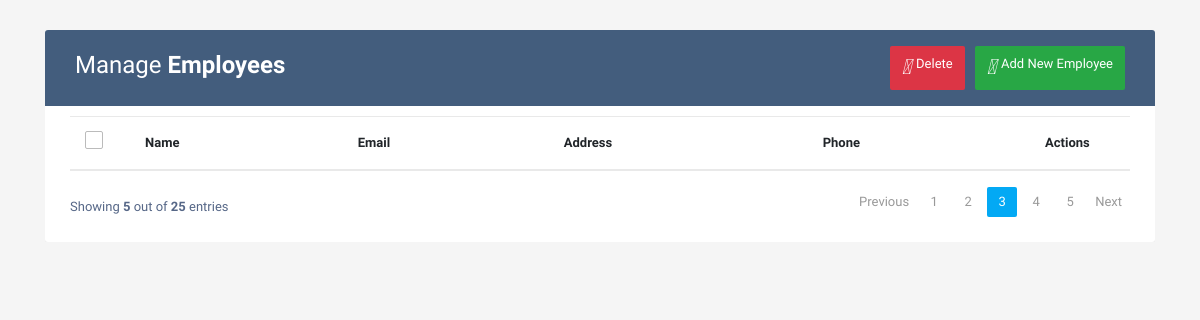
The app's page /, older data.
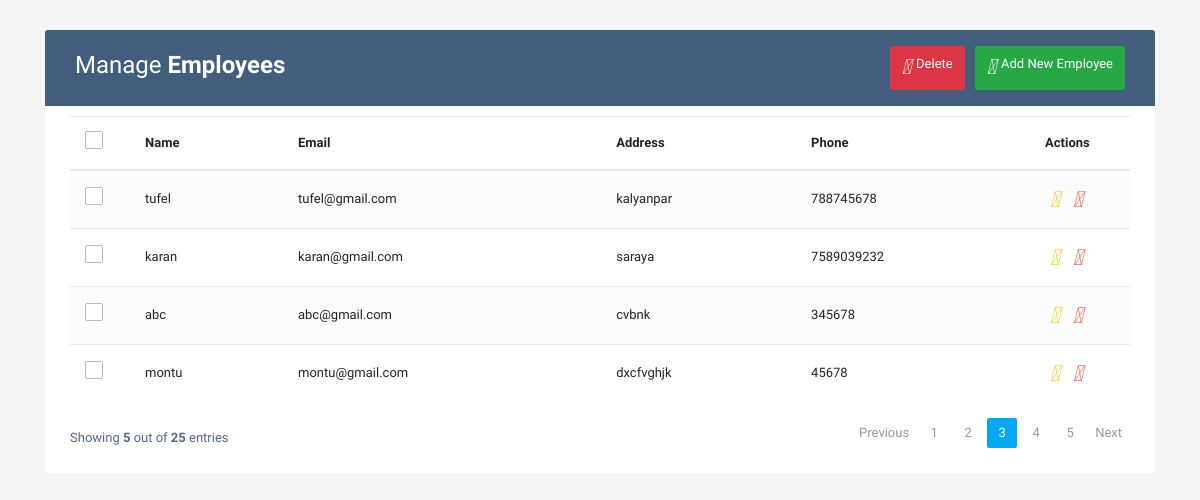
The same page, newer data.
### app1/models.py (models this page shows, shortened)
class Employee(models.Model):
    name = models.CharField(max_length=30)
    email = models.EmailField(unique=True)
    address = models.TextField()
    phone = models.IntegerField()

### app1/views.py (the view)
# urls.py: path('', views.crud, name='crud'),
def crud(request):
    emp = Employee.objects.all()
    return render(request, 'crud.html', {'emp':emp})

### app1/templates/crud.html (shortened to what this page needs)
<!DOCTYPE html>
<html lang="en">
<head>
<link rel="stylesheet" href="https://stackpath.bootstrapcdn.com/bootstrap/4.5.0/css/bootstrap.min.css">
<link rel="stylesheet" href="https://maxcdn.bootstrapcdn.com/font-awesome/4.7.0/css/font-awesome.min.css">
</head>
<body>
<div class="container-xl">
	<div class="table-responsive">
		<div class="table-wrapper">
			<div class="table-title">
				<div class="row">
					<div class="col-sm-6">
						<h2>Manage <b>Employees</b></h2>
					</div>
					<div class="col-sm-6">
						<a href="#addEmployeeModal" class="btn btn-success" data-toggle="modal"><i class="material-icons">&#xE147;</i> <span>Add New Employee</span></a>
						<a href="#deleteEmployeeModal" class="btn btn-danger" data-toggle="modal"><i class="material-icons">&#xE15C;</i> <span>Delete</span></a>
					</div>
				</div>
			</div>
			<table class="table table-striped table-hover">
				<thead>
					<tr>
						<th>
							<span class="custom-checkbox">
								<label for="selectAll"></label>
							</span>
						</th>
						<th>Name</th>
						<th>Email</th>
						<th>Address</th>
						<th>Phone</th>
						<th>Actions</th>
					</tr>
				</thead>
				<tbody>
                    {% for i in emp %}
					<tr>
						<td>
							<span class="custom-checkbox">
								<label for="checkbox1"></label>
							</span>
						</td>
						<td>{{ i.name }}</td>
						<td>{{ i.email }}</td>
						<td>{{ i.address }}</td>
						<td>{{ i.phone }}</td>
						<td>
							<a href="#editEmployeeModal{{forloop.counter}}" class="edit" data-toggle="modal"><i class="material-icons" data-toggle="tooltip" title="Edit">&#xE254;</i></a>
							<a href="#deleteEmployeeModal{{forloop.counter}}" class="delete" data-toggle="modal"><i class="material-icons" data-toggle="tooltip" title="Delete">&#xE872;</i></a>
						</td>
					</tr>
                    {% endfor %}
				</tbody>
			</table>
			<div class="clearfix">
				<div class="hint-text">Showing <b>5</b> out of <b>25</b> entries</div>
				<ul class="pagination">
					<li class="page-item disabled"><a href="#">Previous</a></li>
					<li class="page-item"><a href="#" class="page-link">1</a></li>
					<li class="page-item"><a href="#" class="page-link">2</a></li>
					<li class="page-item active"><a href="#" class="page-link">3</a></li>
					<li class="page-item"><a href="#" class="page-link">4</a></li>
					<li class="page-item"><a href="#" class="page-link">5</a></li>
					<li class="page-item"><a href="#" class="page-link">Next</a></li>
				</ul>
			</div>
		</div>
	</div>
</div>
</body>
</html>

Row changes from the older to the newer data that the page shows:
added Employee: name "tufel", email "tufel@gmail.com", address "kalyanpar", phone "788745678"
added Employee: name "karan", email "karan@gmail.com", address "saraya", phone "7589039232"
added Employee: name "abc", email "abc@gmail.com", address "cvbnk", phone "345678"
added Employee: name "montu", email "montu@gmail.com", address "dxcfvghjk", phone "45678"
